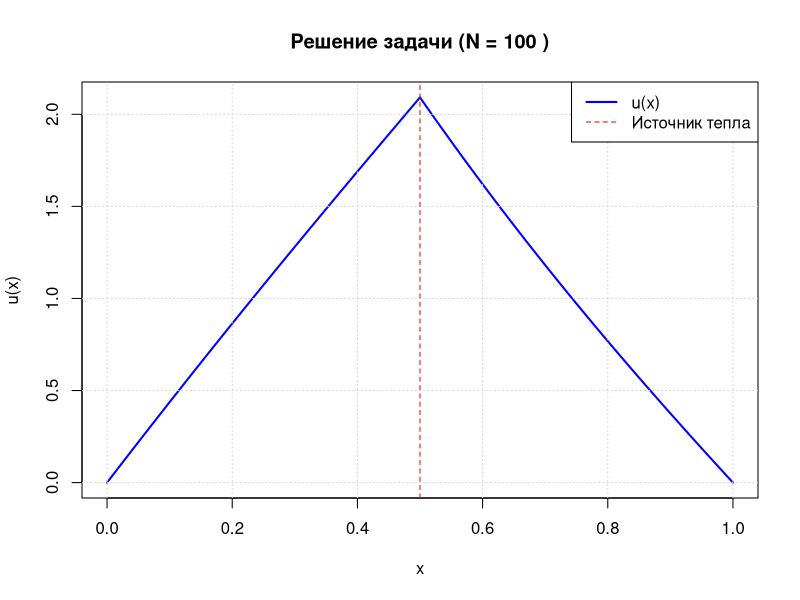

Write the R code that produced this figure.
# k(x) - коэффициент теплопроводности
k_func <- function(x) {
  return(1 + 0.5 * x^2) 
}

# q(x) - коэффициент теплообмена
q_func <- function(x) {
  return(1 + x)
}

# f(x) - плотность источников (обычная часть)
f_func <- function(x) {
  return(x + 1)
}

# Если use_delta_source = TRUE, программа добавит источник тепла Q в точку x_source
use_delta_source <- TRUE
x_source <- 0.5  # Точка приложения источника (кси)
Q_source <- 10.0 # Мощность источника

a <- 0.0       # Левая граница
b <- 1.0       # Правая граница
N <- 100       # Число разбиений
h <- (b - a) / N
x_nodes <- seq(a, b, by = h) # Узлы сетки: x_0, x_1, ..., x_N

# Граничные условия 1-го рода: u(0)=u_a, u(1)=u_b
u_a <- 0
u_b <- 0

# кэфы
# Схема имеет вид: a_{i+1} * (y_{i+1}-y_i)/h - a_i * (y_i-y_{i-1})/h - d_i * y_i = -phi_i
# Приводим к виду: A_i*y_{i-1} - C_i*y_i + B_i*y_{i+1} = -F_i

A <- numeric(N + 1)
B <- numeric(N + 1)
C <- numeric(N + 1)
F_vec <- numeric(N + 1)

# Заполняем внутренние узлы (i от 2 до N, т.к. индексы в R с 1)
for (i in 2:N) {
  x_i <- x_nodes[i]
  
  # Вычисление a_i = k(x_{i-0.5})
  # Используем значение в полуцелом узле (середина отрезка)
  k_minus <- k_func(x_i - 0.5 * h)
  k_plus  <- k_func(x_i + 0.5 * h)
  
  # Коэффициенты A и B (деленные на h^2 для удобства уравнения)
  coef_A <- k_minus / (h^2)
  coef_B <- k_plus  / (h^2)
  
  # Вычисление d_i и phi_i методом сумматорных тождеств (через интеграл)
  # В простейшем случае (метод трапеций или средних) это значения в узле:
  d_val   <- q_func(x_i)
  phi_val <- f_func(x_i)
  
  # ОБРАБОТКА СОСРЕДОТОЧЕННОГО ИСТОЧНИКА (как в примере из файла)
  # Если x совпадает с x_source, добавляем Q/h к правой части
  if (use_delta_source && abs(x_i - x_source) < 1e-9) {
    phi_val <- phi_val + Q_source / h
  }
  
  # Коэффициент C (центральный элемент)
  coef_C <- coef_A + coef_B + d_val
  
  # Запись в массивы
  A[i] <- coef_A
  B[i] <- coef_B
  C[i] <- coef_C
  F_vec[i] <- phi_val
}

alpha <- numeric(N + 1)
beta  <- numeric(N + 1)

# Прямой ход (учет левого граничного условия u(0) = u_a)
alpha[2] <- 0
beta[2]  <- u_a

for (i in 2:N) {
  denom <- C[i] - A[i] * alpha[i]
  # Защита от деления на ноль (хотя для данной задачи это редкость)
  if(denom == 0) stop("Деление на ноль в прогонке")
  
  alpha[i + 1] <- B[i] / denom
  beta[i + 1]  <- (F_vec[i] + A[i] * beta[i]) / denom
}

# Обратный ход (находим y)
y <- numeric(N + 1)
y[N + 1] <- u_b # Правое граничное условие

for (i in N:1) {
  y[i] <- alpha[i + 1] * y[i + 1] + beta[i + 1]
}

# Построение графика
plot(x_nodes, y, type = "l", col = "blue", lwd = 2,
     main = paste("Решение задачи (N =", N, ")"),
     xlab = "x", ylab = "u(x)")
grid()

# Если был точечный источник, добавим линию, показывающую его положение
if (use_delta_source) {
  abline(v = x_source, col = "red", lty = 2)
  legend("topright", legend = c("u(x)", "Источник тепла"),
         col = c("blue", "red"), lty = c(1, 2), lwd = c(2, 1))
}

# Вывод таблицы значений (пример)
results <- data.frame(x = x_nodes, u = round(y, 5))
print(head(results))
print(tail(results))
